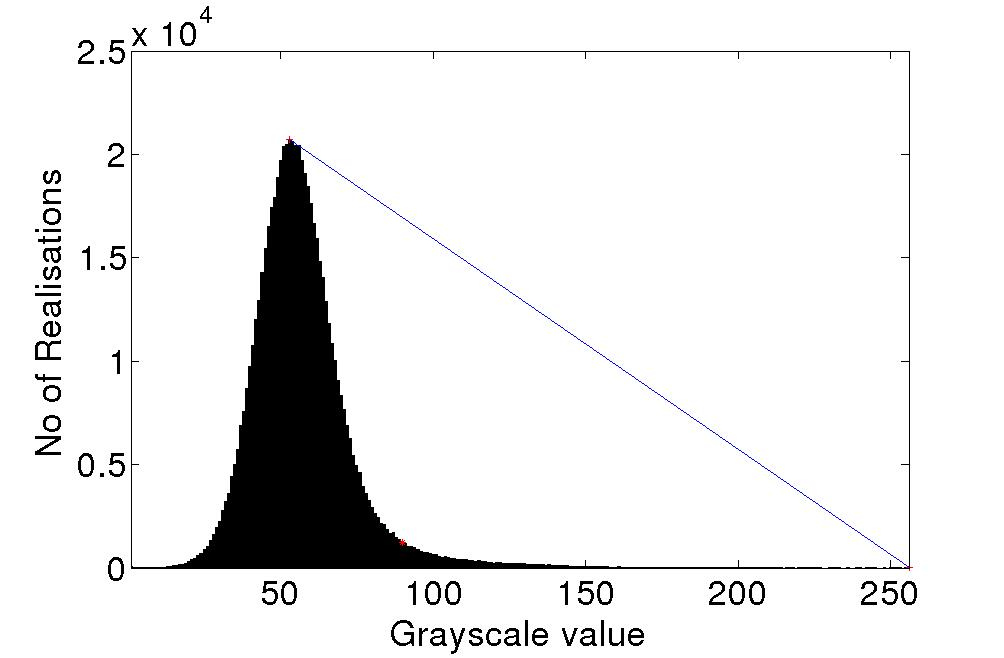
%> input picture breakpoint_method/breakpoints 2D/images for paper/Rosin.jpg, 1004 x 658 px
$ octave --eval "result = Hough_embedded(rgb2gray(imread('../../breakpoints 2D/images for paper/Rosin.jpg')));"   (GNU Octave 9; MATLAB toolbox functions it lacks are replaced by stand-ins)
%> lines starting %> are read from the running program, lines starting %| are printed output that depends on the picture
function [lines]=Hough_embedded(BW,numpeaks,fillgap,minsegment,minlength,neighbourhood)
    % numpeaks : large enougth not to be limiting
    % fillgap : filling the gap between 2 segments
    %           too small values -> only very small segments
    %           too large values -> segments between far and disconnected points
    %           Reasonable values: 5-10
    % misengment : Minimum length of segment before merged (houghpeaks)
    %           minsegment < minlength
    % minlength : Minimum length of segment after merged (houghline)
    %           Reasonable values: 10, function of the resolution of the image
    %
    if(nargin<2);   numpeaks=5;   end
    if(nargin<3);   fillgap=5;    end
    if(nargin<4);   minlength=7;  end
    if(nargin<5);   minsegment=8; end

    display_hough=1;
    display_lines=1;
    display_lines_single=0;
    skeleton=1;

    % Works on skeleton
    if(skeleton)
        % Skeleton
        picSkel = bwmorph(BW,'skel',Inf);
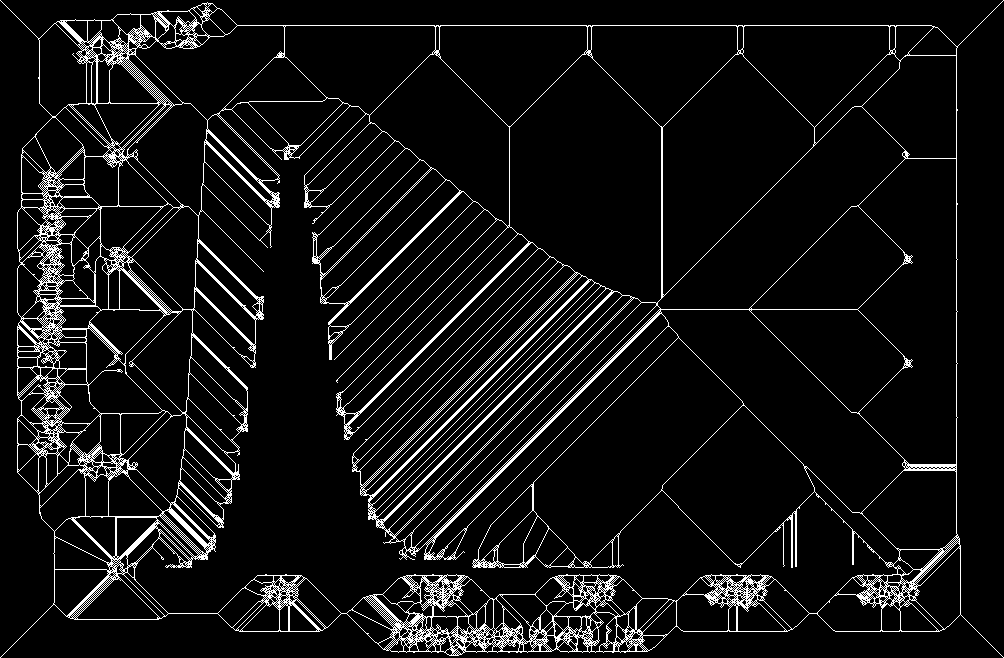
%> picSkel: size 658x1004 logical; 7.1% white in thin lines or dots
        I=picSkel;
    else
        I=BW;
    end

    % Determines hough transform
    [H,T,R] = hough(I,'RhoResolution',3,'Theta',-90:0.5:89.5);
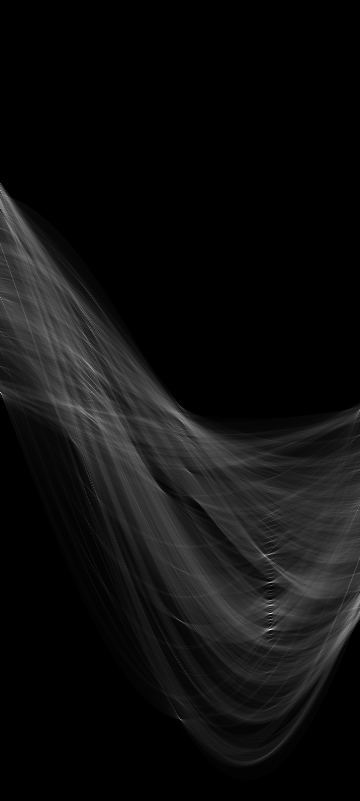
%> H: size 801x360 double; min 0, max 982, mean 58.5; drawn with min black and max white
%> T = 360 values from -90 to 89.5; R = 801 values from -1200 to 1200
    % Accumulation points
%> (the run ends here)
